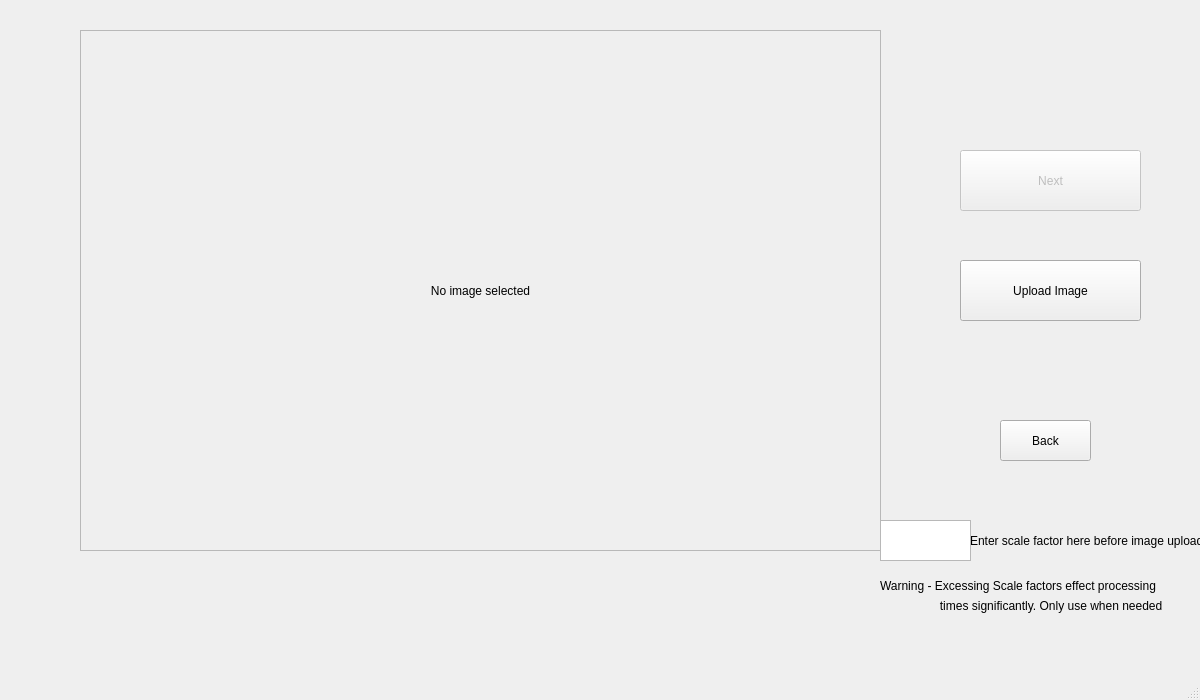
<?xml version="1.0" encoding="UTF-8"?>
<ui version="4.0">
 <class>MainWindow</class>
 <widget class="QMainWindow" name="MainWindow">
  <property name="geometry">
   <rect>
    <x>0</x>
    <y>0</y>
    <width>1200</width>
    <height>700</height>
   </rect>
  </property>
  <property name="windowTitle">
   <string>MainWindow</string>
  </property>
  <widget class="QWidget" name="centralwidget">
   <widget class="QPushButton" name="BackToMain">
    <property name="geometry">
     <rect>
      <x>1000</x>
      <y>420</y>
      <width>91</width>
      <height>41</height>
     </rect>
    </property>
    <property name="text">
     <string>Back</string>
    </property>
   </widget>
   <widget class="QPushButton" name="UploadImage">
    <property name="geometry">
     <rect>
      <x>960</x>
      <y>260</y>
      <width>181</width>
      <height>61</height>
     </rect>
    </property>
    <property name="text">
     <string>Upload Image</string>
    </property>
   </widget>
   <widget class="QFrame" name="ImageFrame">
    <property name="geometry">
     <rect>
      <x>80</x>
      <y>30</y>
      <width>801</width>
      <height>521</height>
     </rect>
    </property>
    <property name="sizePolicy">
     <sizepolicy hsizetype="Preferred" vsizetype="Preferred">
      <horstretch>0</horstretch>
      <verstretch>0</verstretch>
     </sizepolicy>
    </property>
    <property name="minimumSize">
     <size>
      <width>0</width>
      <height>0</height>
     </size>
    </property>
    <property name="maximumSize">
     <size>
      <width>16777215</width>
      <height>16777215</height>
     </size>
    </property>
    <property name="frameShape">
     <enum>QFrame::StyledPanel</enum>
    </property>
    <property name="frameShadow">
     <enum>QFrame::Raised</enum>
    </property>
    <widget class="QLabel" name="imageLabel">
     <property name="geometry">
      <rect>
       <x>0</x>
       <y>0</y>
       <width>801</width>
       <height>521</height>
      </rect>
     </property>
     <property name="text">
      <string>No image selected</string>
     </property>
     <property name="alignment">
      <set>Qt::AlignCenter</set>
     </property>
    </widget>
   </widget>
   <widget class="QPushButton" name="Next">
    <property name="enabled">
     <bool>false</bool>
    </property>
    <property name="geometry">
     <rect>
      <x>960</x>
      <y>150</y>
      <width>181</width>
      <height>61</height>
     </rect>
    </property>
    <property name="text">
     <string>Next</string>
    </property>
    <property name="flat">
     <bool>false</bool>
    </property>
   </widget>
   <widget class="QPlainTextEdit" name="ScaleFactor">
    <property name="geometry">
     <rect>
      <x>880</x>
      <y>520</y>
      <width>91</width>
      <height>41</height>
     </rect>
    </property>
   </widget>
   <widget class="QLabel" name="label">
    <property name="geometry">
     <rect>
      <x>970</x>
      <y>520</y>
      <width>231</width>
      <height>41</height>
     </rect>
    </property>
    <property name="text">
     <string>Enter scale factor here before image upload</string>
    </property>
   </widget>
   <widget class="QLabel" name="label_2">
    <property name="geometry">
     <rect>
      <x>880</x>
      <y>570</y>
      <width>291</width>
      <height>31</height>
     </rect>
    </property>
    <property name="text">
     <string>Warning - Excessing Scale factors effect processing</string>
    </property>
   </widget>
   <widget class="QLabel" name="label_3">
    <property name="geometry">
     <rect>
      <x>880</x>
      <y>590</y>
      <width>291</width>
      <height>31</height>
     </rect>
    </property>
    <property name="text">
     <string>                  times significantly. Only use when needed</string>
    </property>
   </widget>
  </widget>
  <widget class="QMenuBar" name="menubar">
   <property name="geometry">
    <rect>
     <x>0</x>
     <y>0</y>
     <width>1200</width>
     <height>22</height>
    </rect>
   </property>
  </widget>
  <widget class="QStatusBar" name="statusbar"/>
 </widget>
 <resources/>
 <connections/>
</ui>
